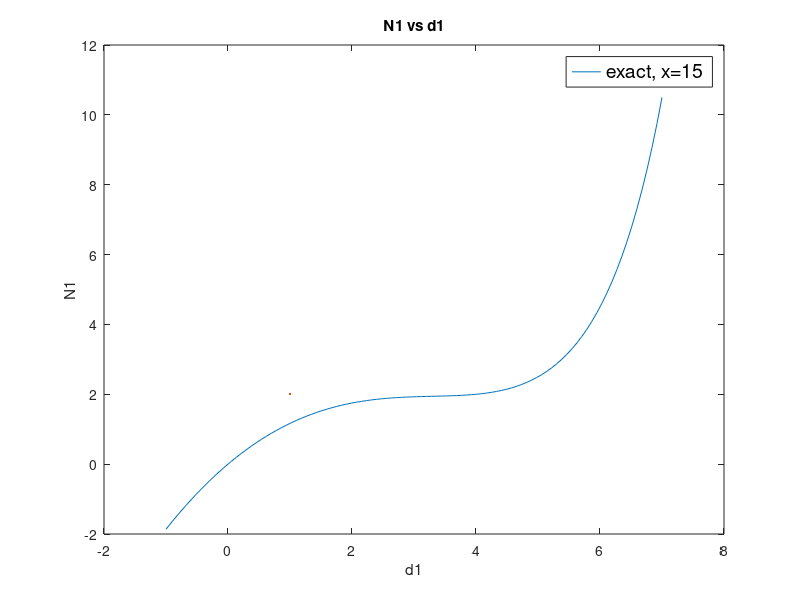
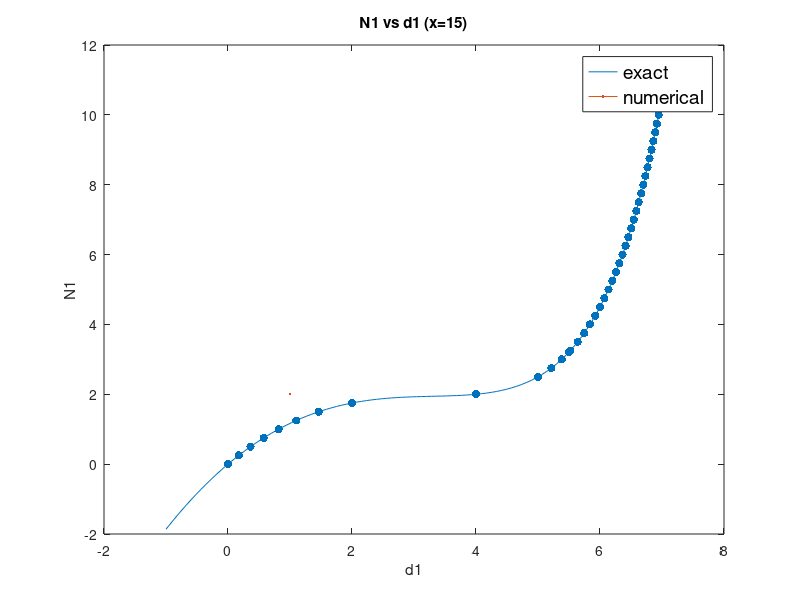
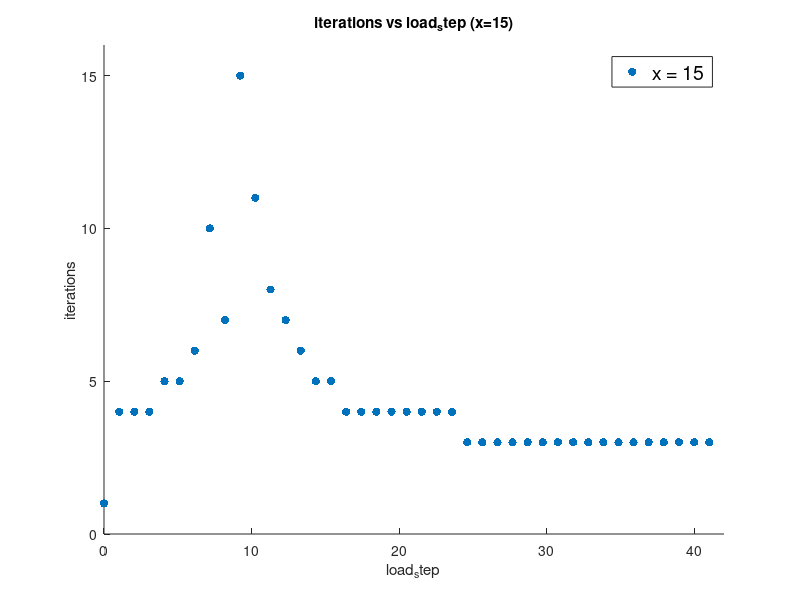
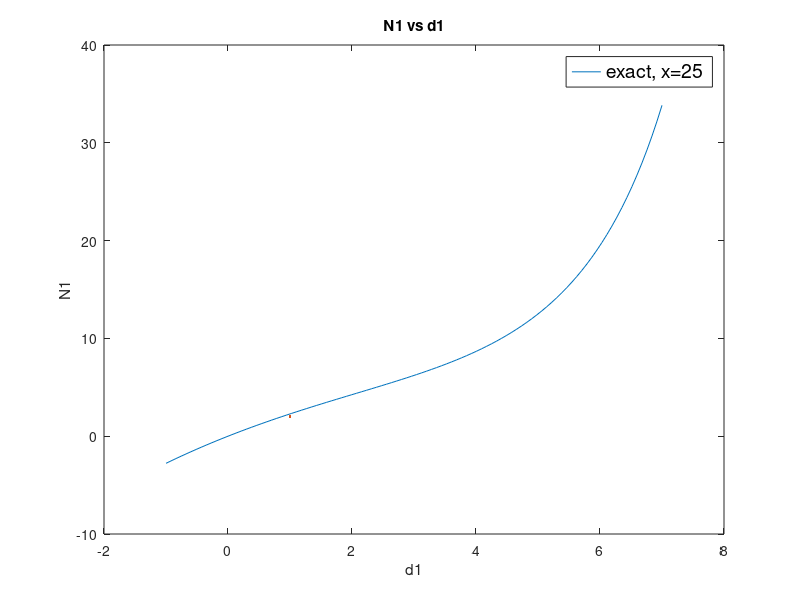

These charts were generated, in order, by the following MATLAB code:
% This is the Newton-Raphson algorithm solver for HW3
clear all; clc;

%% x =15
% exact internal force
x = 15;
N1 = @(d1,d2) x * d1 ./ (10.0 - d1) - 0.5 * d2.*d2;
N2 = @(d1,d2) d2 - d1;

% external force
load_step = 0.25;
load_max = 10.0;
load_num = load_max / load_step;
F1 = @(n) load_step * n;
F2 = @(n) 0.0;

% Jacobian
J = zeros(2,2);
dN1_dd1 = @(d1,d2) 10*x / ((10.0-d1)*(10.0-d1));
dN1_dd2 = @(d1,d2) -d2;
dN2_dd1 = @(d1,d2) -1.0;
dN2_dd2 = @(d1,d2) 1.0;

% Residual R
R = zeros(2,1);
R1 = @(d1,d2,n) N1(d1,d2) - F1(n);
R2 = @(d1,d2,n) N2(d1,d2) - F2(n);


% Newton-Raphson Algorithm
% K * Deltad = -R
Deltad = zeros(2,1);
d = zeros(2,1);
tol = 1.0e-4;
d_sol = zeros(2, load_num + 1);
d_sol(:,1) = d;
iter_num = zeros(1, load_num+1);

% line search
stol = 0.5;


for n = 0:load_num
    iter_step = 0;    % record the iterate numbers

    R(1) = R1(d(1),d(2),n);
    R(2) = R2(d(1),d(2),n);
    R_norm = sqrt(R(1) * R(1) + R(2) * R(2));
    R_norm0 = R_norm;

    J(1,1) = dN1_dd1(d(1),d(2));
    J(1,2) = dN1_dd2(d(1),d(2));
    J(2,1) = dN2_dd1(d(1),d(2));
    J(2,2) = dN2_dd2(d(1),d(2));

    while true
        Deltad = -J\R;

        G0 = Deltad' * R;

        d = d + Deltad;
        iter_step = iter_step + 1;

        if iter_step == 15
            break;
        end

        R(1) = R1(d(1),d(2),n);
        R(2) = R2(d(1),d(2),n);
        R_norm = sqrt(R(1) * R(1) + R(2) * R(2));

        G = Deltad' * R;

        s = 1;
        % Line Search
        % find a s such that abs(G) <= stol * abs(G0)
        if abs(G) > stol * abs(G0)
            linmax = 10;
            smax = 16;
            sb = 0;
            sa = s;
            Gb = G0;
            Ga = G;

            % temporary variables
            d_temp = d;
            R_temp = zeros(2,1);

            % find bracket on zero
            % if Ga * Gb > 0, [sb,sa] no zero point
            % then enlarge the bracket to [sa, 2sa]
            % compute the corresponding R_temp and Gb, Ga 
            % in new bracket [sa,2sa]
            while (Ga * Gb > 0 && sa < smax)
                sb = sa;
                sa = 2*sa;
                Gb = Ga;
                d_temp = d_temp + sa * Deltad;
                R_temp(1) = R1(d_temp(1),d_temp(2),n);
                R_temp(2) = R2(d_temp(1),d_temp(2),n);
                Ga = Deltad' * R_temp;
            end

            step = sa; 
            G = Ga;
            lin_step = 0;
            % now we have already found the bracket [sb,sa]
            % which contains the zero point. Ga * Gb < 0

            % Illinois algorithm to find zero
            % while still abs(G) > stol * abs(G0), criteria is not satisfied
            while (lin_step <= linmax && Ga * Gb < 0 && ...
                    abs(G) > stol * abs(G0) ) %|| abs(sb-sa) > stol * 0.5 * (sb+sa)))
                step = sa - Ga * (sa - sb) / (Ga - Gb);   % linear interpolation
                d_temp = d_temp + step * Deltad;
                R_temp(1) = R1(d_temp(1),d_temp(2),n);
                R_temp(2) = R2(d_temp(1),d_temp(2),n);
                G = Deltad' * R_temp;

                if G * Ga > 0
                    Gb = 0.5 * Gb;
                else
                    sb = sa;
                    Gb = Ga;
                end
                sa = step;
                Ga = G;
                lin_step = lin_step + 1;
            end
            s = step;
            % update the new updates
            d = d - Deltad;
            d = d + s * Deltad;
    
            R(1) = R1(d(1),d(2),n);
            R(2) = R2(d(1),d(2),n);
            R_norm = sqrt(R(1) * R(1) + R(2) * R(2));
        end

        if R_norm <= tol * R_norm0
            break;
        end
    end  % end of iteration
    iter_num(:,n+1) = iter_step;
    d_sol(:,n+1) = d;
end % end of load step


% plot (a) x = 15
figure;
d_exact = linspace(-1,7,100);
N1_exact = N1(d_exact, d_exact);
plot(d_exact, N1_exact, LineWidth=2);
title("N1 vs d1");
xlabel("d1");
ylabel("N1");
legend("exact, x=15",'Location', 'Best', 'FontSize', 14, 'Box', 'on');

%plot (b) x = 15
figure;
d_exact = linspace(-1,7,100);
N1_exact = N1(d_exact, d_exact);
N1_sol = N1(d_sol(1,:), d_sol(1,:));
plot(d_exact, N1_exact, LineWidth=2);
hold on;
scatter(d_sol(1,:),N1_sol,"filled");
title("N1 vs d1 (x=15)");
xlabel("d1");
ylabel("N1");
legend("exact","numerical",'Location', 'Best', 'FontSize', 14, 'Box', 'on');

%plot (c)  x= 15
figure;
load_steps = linspace(0,load_num + 1, load_num + 1);
scatter(load_steps, iter_num, "filled");
title("iterations vs load_step (x=15)");
xlim([0,42]);
ylim([0,16]);
xlabel("load_step");
ylabel("iterations");
legend("x = 15",'Location', 'Best', 'FontSize', 14, 'Box', 'on');


%% x = 25
% exact internal force
x = 25;
N1 = @(d1,d2) x * d1 ./ (10.0 - d1) - 0.5 * d2.*d2;
N2 = @(d1,d2) d2 - d1;

% external force
load_step = 0.25;
load_max = 10.0;
load_num = load_max / load_step;
F1 = @(n) load_step * n;
F2 = @(n) 0.0;

% Jacobian
J = zeros(2,2);
dN1_dd1 = @(d1,d2) 10*x / ((10.0-d1)*(10.0-d1));
dN1_dd2 = @(d1,d2) -d2;
dN2_dd1 = @(d1,d2) -1.0;
dN2_dd2 = @(d1,d2) 1.0;

% Residual R
R = zeros(2,1);
R1 = @(d1,d2,n) N1(d1,d2) - F1(n);
R2 = @(d1,d2,n) N2(d1,d2) - F2(n);


% Newton-Raphson Algorithm
% K * Deltad = -R
Deltad = zeros(2,1);
d = zeros(2,1);
tol = 1.0e-4;
d_sol = zeros(2, load_num + 1);
d_sol(:,1) = d;
iter_num = zeros(1, load_num+1);

% line search
stol = 0.5;


for n = 0:load_num
    iter_step = 0;    % record the iterate numbers

    R(1) = R1(d(1),d(2),n);
    R(2) = R2(d(1),d(2),n);
    R_norm = sqrt(R(1) * R(1) + R(2) * R(2));
    R_norm0 = R_norm;

    J(1,1) = dN1_dd1(d(1),d(2));
    J(1,2) = dN1_dd2(d(1),d(2));
    J(2,1) = dN2_dd1(d(1),d(2));
    J(2,2) = dN2_dd2(d(1),d(2));

    while true
        Deltad = -J\R;

        G0 = Deltad' * R;

        d = d + Deltad;
        iter_step = iter_step + 1;

        if iter_step == 15
            break;
        end

        R(1) = R1(d(1),d(2),n);
        R(2) = R2(d(1),d(2),n);
        R_norm = sqrt(R(1) * R(1) + R(2) * R(2));

        G = Deltad' * R;

        s = 1;
        % Line Search
        % find a s such that abs(G) <= stol * abs(G0)
        if abs(G) > stol * abs(G0)
            linmax = 10;
            smax = 16;
            sb = 0;
            sa = s;
            Gb = G0;
            Ga = G;

            % temporary variables
            d_temp = d;
            R_temp = zeros(2,1);

            % find bracket on zero
            % if Ga * Gb > 0, [sb,sa] no zero point
            % then enlarge the bracket to [sa, 2sa]
            % compute the corresponding R_temp and Gb, Ga 
            % in new bracket [sa,2sa]
            while (Ga * Gb > 0 && sa < smax)
                sb = sa;
                sa = 2*sa;
                Gb = Ga;
                d_temp = d_temp + sa * Deltad;
                R_temp(1) = R1(d_temp(1),d_temp(2),n);
                R_temp(2) = R2(d_temp(1),d_temp(2),n);
                Ga = Deltad' * R_temp;
            end

            step = sa; 
            G = Ga;
            lin_step = 0;
            % now we have already found the bracket [sb,sa]
            % which contains the zero point. Ga * Gb < 0

            % Illinois algorithm to find zero
            % while still abs(G) > stol * abs(G0), criteria is not satisfied
            while (lin_step <= linmax && Ga * Gb < 0 && ...
                    abs(G) > stol * abs(G0) ) %|| abs(sb-sa) > stol * 0.5 * (sb+sa)))
                step = sa - Ga * (sa - sb) / (Ga - Gb);   % linear interpolation
                d_temp = d_temp + step * Deltad;
                R_temp(1) = R1(d_temp(1),d_temp(2),n);
                R_temp(2) = R2(d_temp(1),d_temp(2),n);
                G = Deltad' * R_temp;

                if G * Ga > 0
                    Gb = 0.5 * Gb;
                else
                    sb = sa;
                    Gb = Ga;
                end
                sa = step;
                Ga = G;
                lin_step = lin_step + 1;
            end
            s = step;
            % update the new updates
            d = d - Deltad;
            d = d + s * Deltad;
    
            R(1) = R1(d(1),d(2),n);
            R(2) = R2(d(1),d(2),n);
            R_norm = sqrt(R(1) * R(1) + R(2) * R(2));
        end

        if R_norm <= tol * R_norm0
            break;
        end
    end  % end of iteration
    iter_num(:,n+1) = iter_step;
    d_sol(:,n+1) = d;
end % end of load step


% plot (a) x = 25
figure;
d_exact = linspace(-1,7,100);
N1_exact = N1(d_exact, d_exact);
plot(d_exact, N1_exact, LineWidth=2);
title("N1 vs d1");
xlabel("d1");
ylabel("N1");
legend("exact, x=25",'Location', 'Best', 'FontSize', 14, 'Box', 'on');

%plot (b) x = 25
figure;
d_exact = linspace(-1,7,100);
N1_exact = N1(d_exact, d_exact);
N1_sol = N1(d_sol(1,:), d_sol(1,:));
plot(d_exact, N1_exact, LineWidth=2);
hold on;
scatter(d_sol(1,:),N1_sol,"filled");
title("N1 vs d1 (x=25)");
xlabel("d1");
ylabel("N1");
legend("exact","numerical",'Location', 'Best', 'FontSize', 14, 'Box', 'on');

%plot (c)  x= 25
figure;
load_steps = linspace(0,load_num + 1, load_num + 1);
scatter(load_steps, iter_num, "filled");
title("iterations vs load_step (x=25)");
xlim([0,42]);
ylim([0,16]);
xlabel("load_step");
ylabel("iterations");
legend("x = 25",'Location', 'Best', 'FontSize', 14, 'Box', 'on');



